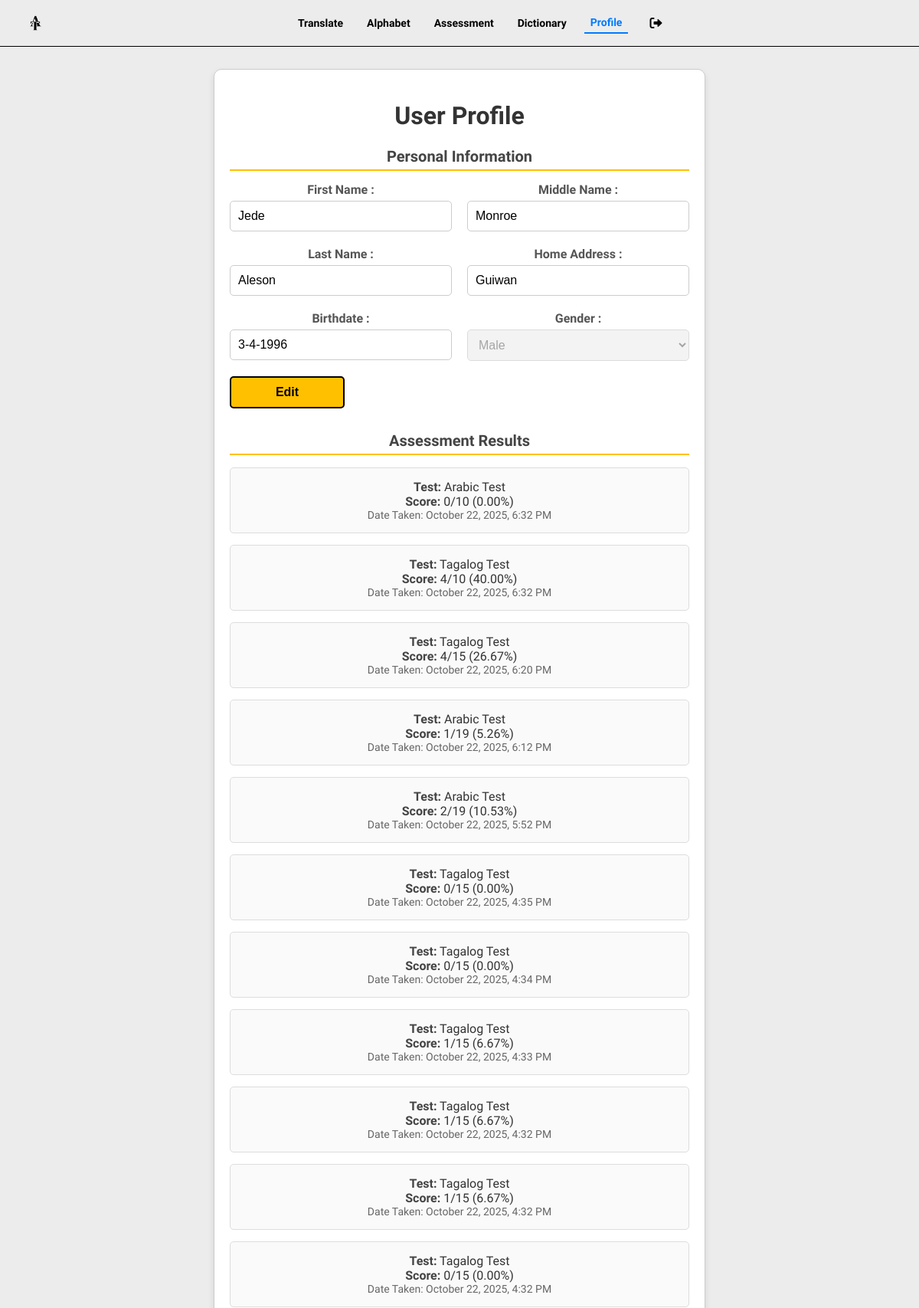
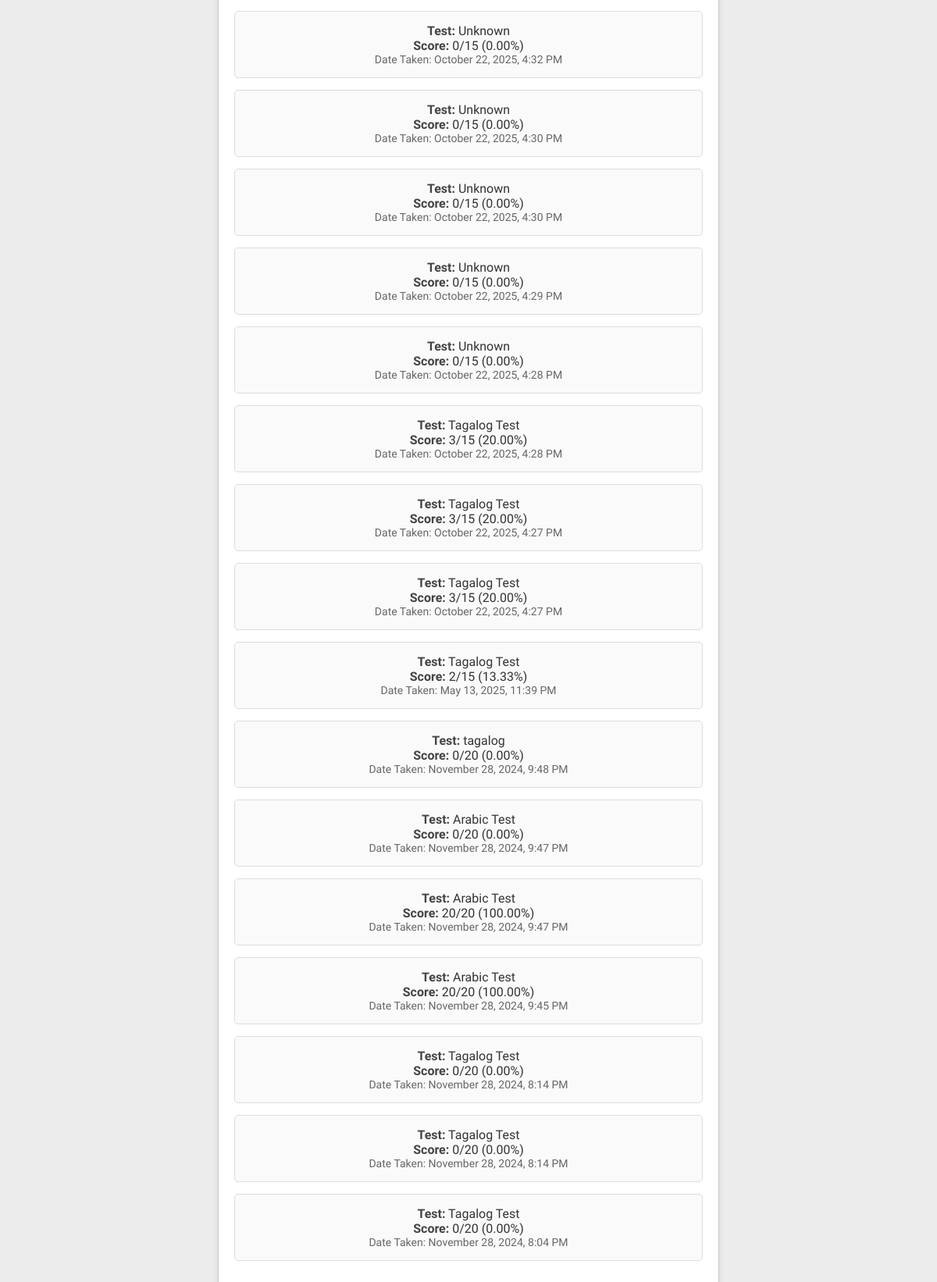
The page /profile (signed in) on the database its author committed (2 pictures, top to bottom).
### tagarab_translate/models.py (models this page shows, shortened)
class UserProfile(models.Model):
    user = models.OneToOneField(User, on_delete=models.CASCADE)
    first_name = models.CharField(max_length=255, null=True, blank=True)
    middle_name = models.CharField(max_length=255, blank=True, null=True)
    last_name = models.CharField(max_length=255, null=True, blank=True)
    home_address = models.CharField(max_length=255, null=True, blank=True)
    birth_day = models.IntegerField(blank=True, null=True)
    birth_month = models.IntegerField(blank=True, null=True)
    birth_year = models.IntegerField(blank=True, null=True)
    gender = models.CharField(max_length=10, choices=[('male', 'Male'), ('female', 'Female'), ('other', 'Other')], null=True, blank=True)
    is_student = models.BooleanField(default=False, null=True, blank=True)
    has_logged_in = models.BooleanField(default=False, null=True, blank=True)

class AssessmentAttempt(models.Model):
    TEST_TYPE_CHOICES = [
        ('tagalog', 'Tagalog Test'),
        ('arabic', 'Arabic Test'),
    ]
    user = models.ForeignKey(
        settings.AUTH_USER_MODEL,
        on_delete=models.CASCADE,
        related_name="assessment_attempts"
    )
    score = models.IntegerField()
    total_questions = models.IntegerField()
    date_taken = models.DateTimeField(auto_now_add=True)
    test_type = models.CharField(
        max_length=20,
        choices=TEST_TYPE_CHOICES,
        default='tagalog'
    )

### tagarab_translate/views.py (the view, shortened to what this page needs)
# urls.py: path('profile', views.profile, name= 'profile'),
@login_required
def profile(request):
    user = request.user
    try:
        user_profile = UserProfile.objects.get(user=user)
    except UserProfile.DoesNotExist:
        user_profile = None
    assessment_results = AssessmentAttempt.objects.filter(user=user).order_by('-date_taken')
    for result in assessment_results:
        result.percentage = (result.score / result.total_questions) * 100 if result.total_questions > 0 else 0
    context = {
        'user_profile': user_profile,
        'assessment_results': assessment_results,
    }
    return render(request, 'users/profile.html', context)

### templates/users/profile.html (shortened to what this page needs)
{% load static %}
<!DOCTYPE html>
<html lang="en">
<head>
    <link rel="stylesheet" href="{% static 'css/users/profile.css' %}">
    <link rel="stylesheet" href="https://cdnjs.cloudflare.com/ajax/libs/font-awesome/6.0.0-beta3/css/all.min.css" />
</head>
<body>
   {% include 'users/header_default.html' %}
    <div class="container">
        <h1>User Profile</h1>
        <form id="profileForm" action="{% url 'profile' %}" method="post">
            <div class="profile-section">
                <h2>Personal Information</h2>
                <div class="profile-form">
                    <div class="profile-input">
                        <label for="firstName">First Name :</label>
                        <input type="text" id="firstName" name="firstName" value="{{ user_profile.first_name }}" readonly required>
                    </div>
                    <div class="profile-input">
                        <label for="middleName">Middle Name :</label>
                        <input type="text" id="middleName" name="middleName" value="{{ user_profile.middle_name }}" readonly>
                    </div>
                    <div class="profile-input">
                        <label for="lastName">Last Name :</label>
                        <input type="text" id="lastName" name="lastName" value="{{ user_profile.last_name }}" readonly required>
                    </div>
                    <div class="profile-input">
                        <label for="homeAddress">Home Address :</label>
                        <input type="text" id="homeAddress" name="homeAddress" value="{{ user_profile.home_address }}" readonly>
                    </div>
                    <div class="profile-input">
                        <label for="birthdate">Birthdate :</label>
                        <input type="text" id="birthdateDisplay" name="birthdateDisplay" value="{{ user_profile.birth_month }}-{{ user_profile.birth_day }}-{{ user_profile.birth_year }}" readonly>
                    </div>
                    <div class="profile-input">
                        <label for="gender">Gender :</label>
                        <select id="gender" name="gender" disabled>
                            <option value="male" {% if user_profile.gender == 'male' %}selected{% endif %}>Male</option>
                        </select>
                    </div>
                </div>
                <button id="editBtn" class="edit-button" type="button" onclick="enableEditing()">Edit</button>
            </div>
        </form>
        <div class="profile-section">
            <h2>Assessment Results</h2>
            {% if assessment_results %}
                <ul class="assessment-list">
                    {% for result in assessment_results %}
                        <li>
                            <strong>Test:</strong> {{ result.test_type }}<br>
                            <strong>Score:</strong> {{ result.score }}/{{ result.total_questions }} ({{ result.percentage|floatformat:2 }}%)<br>
                            <span>Date Taken: {{ result.date_taken|date:"F j, Y, g:i A" }}</span>
                        </li>
                    {% endfor %}
                </ul>
            {% else %}
                <p>No assessments taken yet.</p>
            {% endif %}
        </div>
</body>
</html>

### templates/users/header_default.html (shortened to what this page needs)
{% load static %}
<div class="header">
  <img src="{% static 'images/TAlogo.png' %}" class="logo" alt="Logo" />
  <div class="navbar" id="navbar">
    <a class="{% if request.resolver_match.url_name == 'translate' %}active{% endif %}" href="{% url 'translate' %}">Translate</a>
    <a class="{% if request.resolver_match.url_name == 'arabic_alphabet' %}active{% endif %}" href="{% url 'arabic_alphabet' %}">Alphabet</a>
    <a class="{% if request.resolver_match.url_name == 'assesschoose' %}active{% endif %}" href="{% url 'assesschoose' %}">Assessment</a>
    <a class="{% if request.resolver_match.url_name == 'dictionary' %}active{% endif %}" href="{% url 'dictionary' %}">Dictionary</a>
    <a class="{% if request.resolver_match.url_name == 'profile' %}active{% endif %}" href="{% url 'profile' %}">Profile</a>
    <form id="logoutForm" action="{% url 'logout' %}" method="post">
      <button type="submit" class="logout-btn">
        <i class="fas fa-sign-out-alt" title="Logout"></i>
      </button>
    </form>
  </div>
</div>

### tagarab_translate/static/css/users/profile.css (style rules this page uses)
body { font-family: "Lexend", sans-serif; background-color: #ECECEC; margin: 0; overflow-x: hidden; box-sizing: border-box; padding: 0; }
.container { margin: 90px auto; padding: 20px; background-color: white; width: 50%; border: 1px solid #ccc; border-radius: 10px; text-align: center; box-shadow: 0px 4px 8px rgba(0, 0, 0, 0.1); }
h1, h2 { text-align: center; color: #333; }
.profile-section { margin-bottom: 30px; }
.profile-section h2 { font-size: 20px; margin-bottom: 15px; color: #444; border-bottom: 2px solid #ffc000; padding-bottom: 5px; }
.profile-form { display: grid; grid-template-columns: repeat(auto-fit, minmax(250px, 1fr)); gap: 20px; }
.profile-input label { font-weight: bold; margin-bottom: 5px; display: block; color: #555; }
.profile-input input, .profile-input select { width: 100%; padding: 10px; font-size: 16px; border: 1px solid #ccc; border-radius: 5px; box-sizing: border-box; }
.edit-button { background-color: #ffc000; color: #000; border: 2px solid black; padding: 10px 20px; font-size: 16px; font-weight: bold; border-radius: 5px; cursor: pointer; margin-top: 20px; display: block; width: 150px; text-align: center; transition: background-color 0.3s; }
.assessment-list { list-style: none; padding: 0; }
.assessment-list li { background-color: #fafafa; border: 1px solid #ddd; border-radius: 5px; padding: 15px; margin-bottom: 15px; color: #333; }
.assessment-list li span { display: block; font-size: 14px; color: #666; }
.assessment-list li strong { font-size: 16px; color: #444; }

### tagarab_translate/static/css/users/header.css (style rules this page uses)
.header { display: flex; justify-content: space-between; align-items: center; padding: 10px 20px; background-color: #ececec; border-bottom: 1px solid black; position: fixed; width: 100%; top: 0; z-index: 1000; box-sizing: border-box; }
.logo { max-height: 40px; margin-right: auto; }
.navbar { display: flex; justify-content: center; align-items: center; gap: 15px; flex-grow: 1; }
.navbar a, .navbar .logout-btn { text-decoration: none; color: black; font-weight: bold; padding: 5px 8px; font-size: 14px; display: flex; align-items: center; justify-content: center; background: none; border: none; cursor: pointer; }
.navbar a.active { color: #007bff; border-bottom: 2px solid #007bff; }
.logout-btn { margin-left: auto; }
.logout-btn i { font-size: 16px; margin-left: 5px; }
@media (min-width: 769px) { .navbar { display: flex !important; } }

### rows shown on the page
UserProfile: firstName "Jede", middleName "Monroe", lastName "Aleson", homeAddress "Guiwan", birthdateDisplay "3-4-1996", gender "Male"
AssessmentAttempt: test_type "Arabic Test", score "0", total_questions "10", percentage "0.00", date_taken "October 22, 2025, 6:32 PM"
AssessmentAttempt: test_type "Tagalog Test", score "4", total_questions "10", percentage "40.00", date_taken "October 22, 2025, 6:32 PM"
AssessmentAttempt: test_type "Tagalog Test", score "4", total_questions "15", percentage "26.67", date_taken "October 22, 2025, 6:20 PM"
AssessmentAttempt: test_type "Arabic Test", score "1", total_questions "19", percentage "5.26", date_taken "October 22, 2025, 6:12 PM"
AssessmentAttempt: test_type "Arabic Test", score "2", total_questions "19", percentage "10.53", date_taken "October 22, 2025, 5:52 PM"
AssessmentAttempt: test_type "Tagalog Test", score "0", total_questions "15", percentage "0.00", date_taken "October 22, 2025, 4:35 PM"
AssessmentAttempt: test_type "Tagalog Test", score "0", total_questions "15", percentage "0.00", date_taken "October 22, 2025, 4:34 PM"
AssessmentAttempt: test_type "Tagalog Test", score "1", total_questions "15", percentage "6.67", date_taken "October 22, 2025, 4:33 PM"
AssessmentAttempt: test_type "Tagalog Test", score "1", total_questions "15", percentage "6.67", date_taken "October 22, 2025, 4:32 PM"
AssessmentAttempt: test_type "Tagalog Test", score "1", total_questions "15", percentage "6.67", date_taken "October 22, 2025, 4:32 PM"
AssessmentAttempt: test_type "Tagalog Test", score "0", total_questions "15", percentage "0.00", date_taken "October 22, 2025, 4:32 PM"
AssessmentAttempt: test_type "Unknown", score "0", total_questions "15", percentage "0.00", date_taken "October 22, 2025, 4:32 PM"
AssessmentAttempt: test_type "Unknown", score "0", total_questions "15", percentage "0.00", date_taken "October 22, 2025, 4:30 PM"
AssessmentAttempt: test_type "Unknown", score "0", total_questions "15", percentage "0.00", date_taken "October 22, 2025, 4:30 PM"
AssessmentAttempt: test_type "Unknown", score "0", total_questions "15", percentage "0.00", date_taken "October 22, 2025, 4:29 PM"
AssessmentAttempt: test_type "Unknown", score "0", total_questions "15", percentage "0.00", date_taken "October 22, 2025, 4:28 PM"
AssessmentAttempt: test_type "Tagalog Test", score "3", total_questions "15", percentage "20.00", date_taken "October 22, 2025, 4:28 PM"
AssessmentAttempt: test_type "Tagalog Test", score "3", total_questions "15", percentage "20.00", date_taken "October 22, 2025, 4:27 PM"
AssessmentAttempt: test_type "Tagalog Test", score "3", total_questions "15", percentage "20.00", date_taken "October 22, 2025, 4:27 PM"
AssessmentAttempt: test_type "Tagalog Test", score "2", total_questions "15", percentage "13.33", date_taken "May 13, 2025, 11:39 PM"
AssessmentAttempt: test_type "tagalog", score "0", total_questions "20", percentage "0.00", date_taken "November 28, 2024, 9:48 PM"
AssessmentAttempt: test_type "Arabic Test", score "0", total_questions "20", percentage "0.00", date_taken "November 28, 2024, 9:47 PM"
AssessmentAttempt: test_type "Arabic Test", score "20", total_questions "20", percentage "100.00", date_taken "November 28, 2024, 9:47 PM"
AssessmentAttempt: test_type "Arabic Test", score "20", total_questions "20", percentage "100.00", date_taken "November 28, 2024, 9:45 PM"
AssessmentAttempt: test_type "Tagalog Test", score "0", total_questions "20", percentage "0.00", date_taken "November 28, 2024, 8:14 PM"
AssessmentAttempt: test_type "Tagalog Test", score "0", total_questions "20", percentage "0.00", date_taken "November 28, 2024, 8:14 PM"
AssessmentAttempt: test_type "Tagalog Test", score "0", total_questions "20", percentage "0.00", date_taken "November 28, 2024, 8:04 PM"
